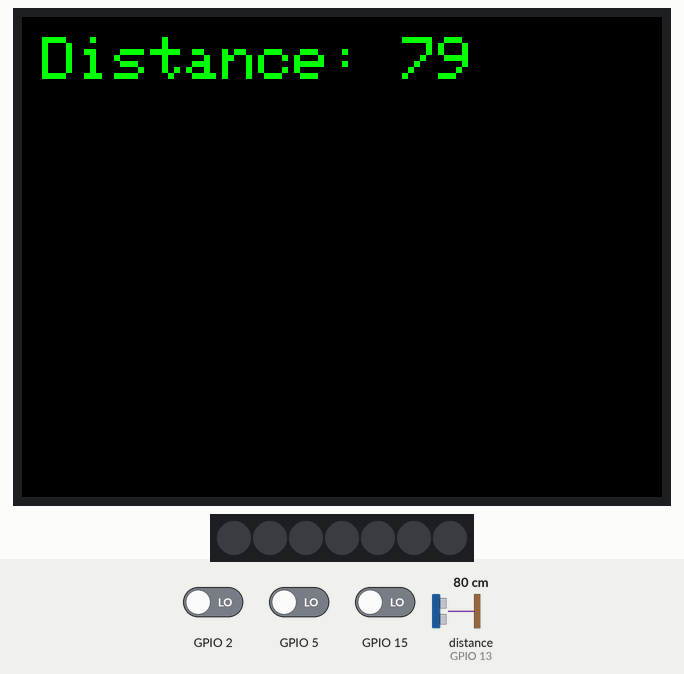
Simulated run of this sketch. Board: ESP32. Parts: 320×240 colour display, 7 RGB LEDs in strip order, left to right. Wiring (inferred from the names in the program): ultrasonic range finder: trigger GPIO 26; echo GPIO 13. Inputs (shaded band) come from the test bench; at power-on: distance to the obstacle (sensor on GPIO 13) 80 cm, GPIO 2 LOW, GPIO 5 LOW, GPIO 15 LOW. The echo pulse lasts 58.3 µs per cm; random numbers use the default seed unless the sketch sets one.

Above: at 2.4 s.
2.5 s: distance to the obstacle (sensor on GPIO 13) set to 2 cm
At 3.8 s:
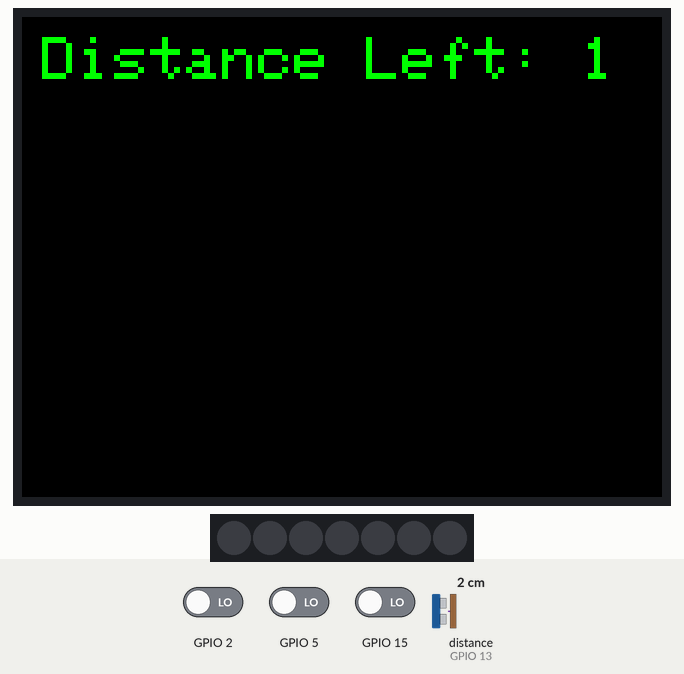
5.5 s: distance to the obstacle (sensor on GPIO 13) set to 4 cm
At 6.5 s:
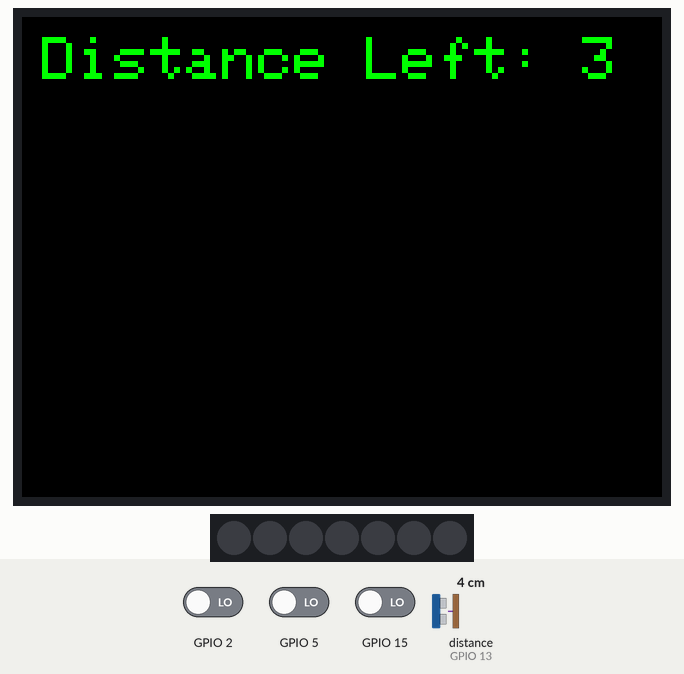
8.5 s: distance to the obstacle (sensor on GPIO 13) set to 9 cm
10.1 s: GPIO 2 driven HIGH and GPIO 5 driven HIGH
At 10.6 s:
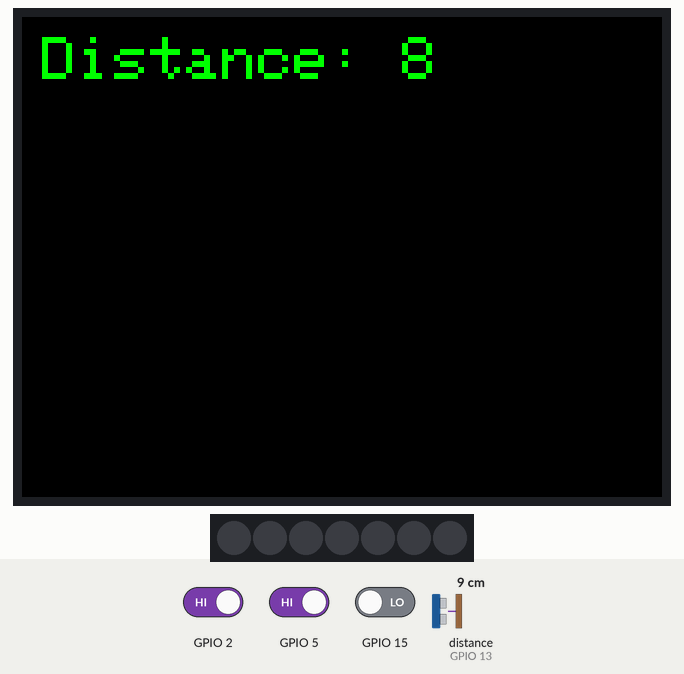
Timing chart, 0 to 13.1 s (numbered marks = the images above; inputs shaded):
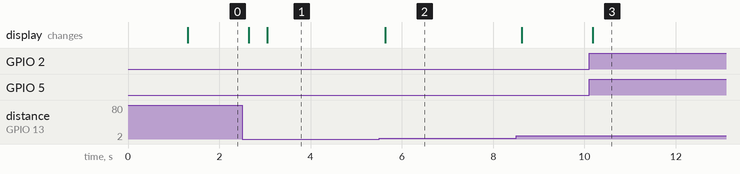

The sketch:

Distance.ino
```cpp
#include <M5Stack.h>
#include "FastLED.h"
#include "BluetoothSerial.h"
#include <NewPing.h>
#include <QTRSensors.h>

#define INCH_TO_UNIT 100/6.68

// LED definitions
#define Neopixel_PIN 1
#define NUM_LEDS 7
CRGB leds[NUM_LEDS];

//line sensor declarations
QTRSensors qtr;
const uint8_t SensorCount = 3;
uint16_t sensorValues[SensorCount];

// Motor definitions
const int straightSpeed = 10000;
const int turnSpeed = 8000;
const double cornerToLeft = 15; //12
const double cornerToRight = 2; //2
const double driveWidth = 6; //6


// bluetooth definitions
BluetoothSerial SerialBT;

// ultrasonic senor defs
int trigPin = 26;   // Trigger
int echoPin = 13;    // Echo
int maxDistance = 200;
long duration, cm;

NewPing sonar(trigPin, echoPin, maxDistance);


int choice=0;

void setup() {
  M5.begin();

  FastLED.addLeds<WS2811, Neopixel_PIN, RGB>(leds, NUM_LEDS).setCorrection(TypicalLEDStrip);
  FastLED.clear();
  FastLED.show();

  M5.Lcd.print("LOADING...");

  //Line Sensor init
  qtr.setTypeRC();
  qtr.setSensorPins((const uint8_t[]) {2,5,15}, SensorCount);

  // M5 LCD Setup
  M5.Lcd.setTextSize(3);
  M5.Lcd.setTextColor(GREEN);
  M5.Lcd.setCursor(10,10);
  M5.Lcd.clear(BLACK);
  M5.Lcd.setCursor(10,10);


  // setup Nano communcation
  Serial2.begin(115200, SERIAL_8N1, 16, 17);
  Serial.begin(115200);

  //Distance Sensor init
  pinMode(trigPin, OUTPUT);
  pinMode(echoPin, INPUT);

  randomSeed(analogRead(0));

  // give grbl time to set up
  delay(1000);
}

void loop() {
  choice = random(3);

  //clears trigPin
  digitalWrite(trigPin, LOW);
  delayMicroseconds(2);

  // Sets the trigPin on HIGH state for 10 micro seconds
  digitalWrite(trigPin, HIGH);
  delayMicroseconds(10);
  digitalWrite(trigPin, LOW);

  // Reads the echoPin, returns the sound wave travel time in microseconds
  duration = pulseIn(echoPin, HIGH);

  // Calculating the distance
  cm = duration*0.034/2;

  // Prints the distance on the Serial Monitor
  M5.Lcd.setTextSize(3);
  M5.Lcd.setTextColor(GREEN);
  M5.Lcd.setCursor(10,10);
  M5.Lcd.clear(BLACK);
  M5.Lcd.setCursor(10,10);
  M5.Lcd.print("Distance: ");
  M5.Lcd.print(cm);

  //wait for its turn to go
  delay(500);

  digitalWrite(trigPin, HIGH);
  delayMicroseconds(10);
  digitalWrite(trigPin, LOW);
  duration = pulseIn(echoPin, HIGH);
  cm = duration*0.034/2;
  M5.Lcd.setTextSize(3);
  M5.Lcd.setTextColor(GREEN);
  M5.Lcd.setCursor(10,10);
  M5.Lcd.clear(BLACK);
  M5.Lcd.setCursor(10,10);
  M5.Lcd.print("Distance: ");
  M5.Lcd.print(cm);

  left();
}

void drive(double left, double right, double speed) {
  Serial2.printf("$J = G21 G91 X%f Y%f F%f", left, right, speed);
  Serial2.print("\r\n\r\n");
}

void straight() {
    drive(350, 350, straightSpeed);
    do {

      digitalWrite(trigPin, HIGH);
      delayMicroseconds(10);
      digitalWrite(trigPin, LOW);
      duration = pulseIn(echoPin, HIGH);
      cm = duration*0.034/2;

      M5.Lcd.setTextSize(3);
      M5.Lcd.setTextColor(GREEN);
      M5.Lcd.setCursor(10,10);
      M5.Lcd.clear(BLACK);
      M5.Lcd.setCursor(10,10);
      M5.Lcd.print("Distance: ");
      M5.Lcd.print(cm);
    } while (cm > 7);

    stop();

    M5.Lcd.setTextSize(3);
    M5.Lcd.setTextColor(GREEN);
    M5.Lcd.setCursor(10,10);
    M5.Lcd.clear(BLACK);
    M5.Lcd.setCursor(10,10);

    do{

      digitalWrite(trigPin, HIGH);
      delayMicroseconds(10);
      digitalWrite(trigPin, LOW);
      duration = pulseIn(echoPin, HIGH);
      cm = duration*0.034/2;

      M5.Lcd.setTextSize(3);
      M5.Lcd.setTextColor(GREEN);
      M5.Lcd.setCursor(10,10);
      M5.Lcd.clear(BLACK);
      M5.Lcd.setCursor(10,10);
      M5.Lcd.print("Distance Straight: ");
      M5.Lcd.print(cm);
      delay(1);
    } while (cm <= 7);

    drive(350, 350, straightSpeed);

    //wait for line sensor to be triggered by intersection
    do {
      qtr.read(sensorValues);
      delay(1);
    } while( (sensorValues[0] + sensorValues[1] + sensorValues[2]) / 3 < 1000);

    stop();
}

void left() {
    drive(.75 * PI * cornerToLeft * INCH_TO_UNIT, .75 * PI * (cornerToLeft + driveWidth) * INCH_TO_UNIT, turnSpeed);
    do {

      digitalWrite(trigPin, HIGH);
      delayMicroseconds(10);
      digitalWrite(trigPin, LOW);
      duration = pulseIn(echoPin, HIGH);
      cm = duration*0.034/2;

      M5.Lcd.setTextSize(3);
      M5.Lcd.setTextColor(GREEN);
      M5.Lcd.setCursor(10,10);
      M5.Lcd.clear(BLACK);
      M5.Lcd.setCursor(10,10);
      M5.Lcd.print("Distance: ");
      M5.Lcd.print(cm);
    } while (cm > 7);

    stop();

    M5.Lcd.setTextSize(3);
    M5.Lcd.setTextColor(GREEN);
    M5.Lcd.setCursor(10,10);
    M5.Lcd.clear(BLACK);
    M5.Lcd.setCursor(10,10);

    do{

      digitalWrite(trigPin, HIGH);
      delayMicroseconds(10);
      digitalWrite(trigPin, LOW);
      duration = pulseIn(echoPin, HIGH);
      cm = duration*0.034/2;

      M5.Lcd.setTextSize(3);
      M5.Lcd.setTextColor(GREEN);
      M5.Lcd.setCursor(10,10);
      M5.Lcd.clear(BLACK);
      M5.Lcd.setCursor(10,10);
      M5.Lcd.print("Distance Left: ");
      M5.Lcd.print(cm);
      delay(1);
    } while (cm <= 7);

    drive(.5 * PI * cornerToLeft * INCH_TO_UNIT, .5 * PI * (cornerToLeft + driveWidth) * INCH_TO_UNIT, turnSpeed);

    //wait for line sensor to be triggered by intersection
    do {
      qtr.read(sensorValues);
      delay(1);
    } while( (sensorValues[0] + sensorValues[1] + sensorValues[2]) / 3 < 1000);

    stop();
}

void right() {
  drive(.5 * PI * (cornerToRight + driveWidth) * INCH_TO_UNIT, .5 * PI * cornerToRight * INCH_TO_UNIT, turnSpeed);
}

void stop() {
  Serial2.print((char)133);
  Serial2.print("\r\n\r\n");
}
```

Measured:
- after the input at 10.1 s, the display: changes after 0.08 s (image 3)
